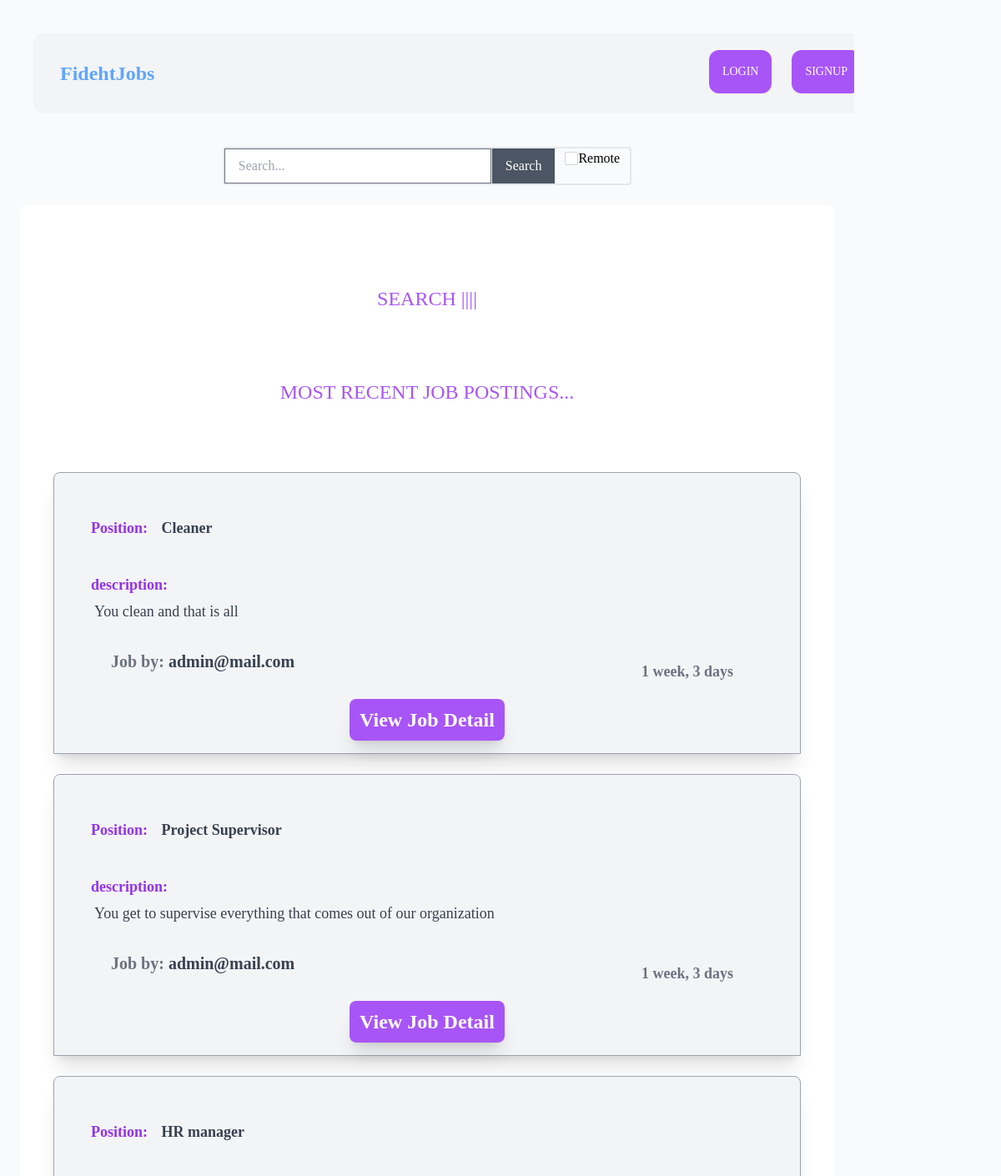
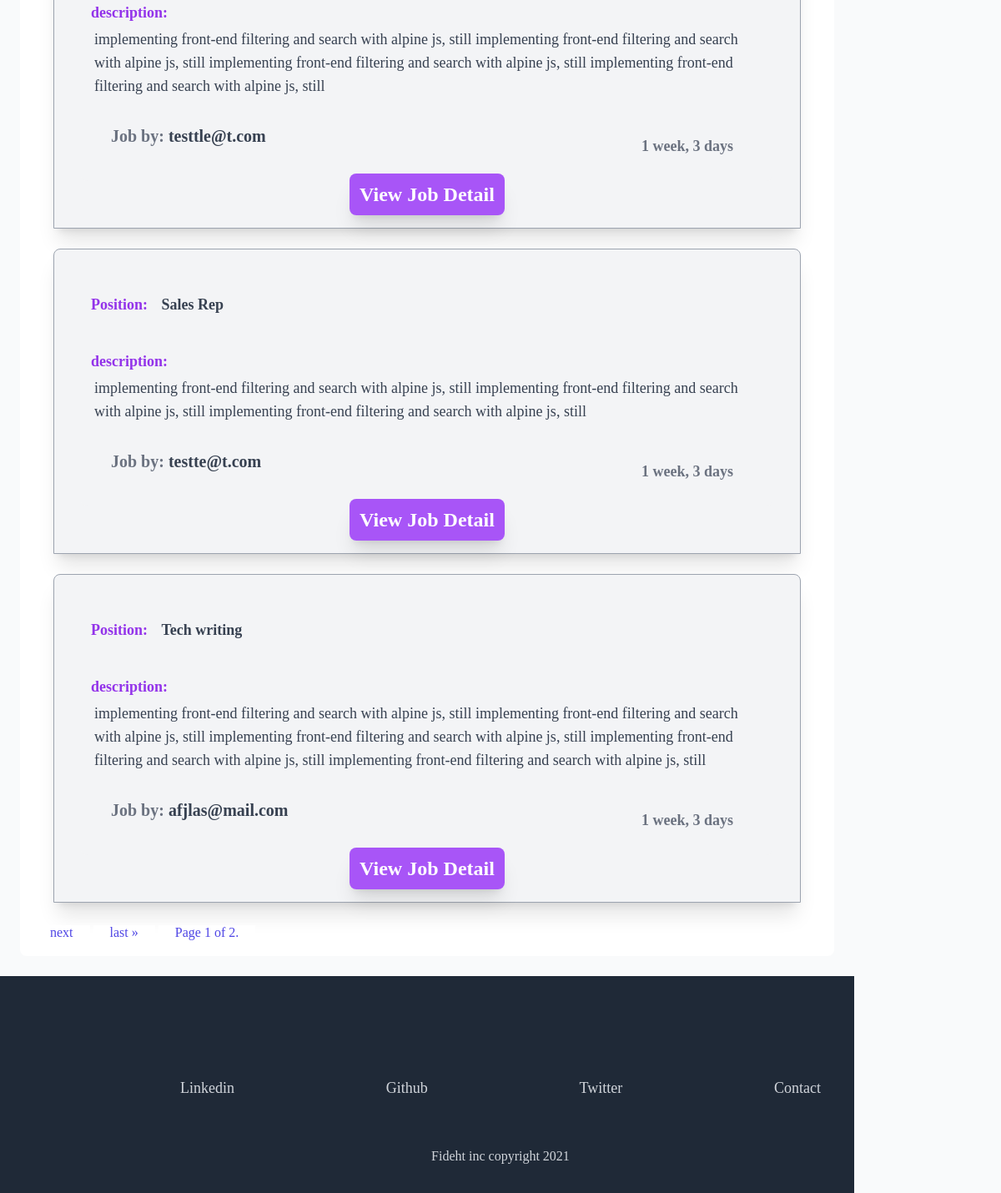
The page /job/fideht/jobs/search/ on the database its author committed (2 pictures, top to bottom).
### apps/job/models.py (models this page shows, shortened)
class Job(models.Model):
    title = models.CharField(max_length=223)
    description = models.TextField()
    detail = models.TextField(blank=True, null=True)
    duration = models.CharField(max_length=200,blank=True, null=True)
    payment_range = models.CharField(max_length=200,blank=True, null=True)
    remote = models.BooleanField(default=False,blank=True, null=True)
    experience = models.CharField(max_length=200,blank=True, null=True)
    created_by = models.ForeignKey(settings.AUTH_USER_MODEL, related_name='jobs',on_delete=models.CASCADE)
    created_on = models.DateTimeField(auto_now_add=True)
    change_at = models.DateTimeField(auto_now=True)

### apps/users/models.py (models this page shows)
class CustomUser(AbstractUser):
    username = None
    email = models.EmailField(_('email address'), unique=True)
    USERNAME_FIELD = 'email'
    REQUIRED_FIELDS = []
    objects = CustomUserManager()
    def __str__(self):
        return self.email

### apps/job/views.py (the view, shortened to what this page needs)
# urls.py: path('fideht/jobs/search/',JobSearch.as_view(),name='search'),
class JobSearch(View,LoginRequiredMixin):
    def get(self, request):
        jobs = Job.objects.all().order_by('-created_on')
        page = Paginator(jobs,5)
        page_number = request.GET.get('page')
        page_obj = page.get_page(page_number)
        return render(request,'job/search.html',{'jobs':jobs,'page_obj':page_obj})

### apps/notification/context_processor.py (called while the page is built)
def get_notifications(request):
    if request.user.is_authenticated:
        read_notifications = request.user.notifications.filter(is_read=True)
        unread_notifications = request.user.notifications.filter(is_read=False)
        context ={
            'read_notifications': read_notifications,
            'unread_notifications': unread_notifications
        }
        return context
    else:
        context ={
            'read_notifications': [],
            'unread_notifications': []
        }
        return context

### apps/job/templates/job/search.html
{% extends 'base.html' %}
{% block content %}
  <div class="flex items-center justify-center ">
    <form hx-post="{% url 'job:search' %}" hx-target="#searchResult" hx-swap="outerHTML">
    <div class="flex border-2 border-gray-200 rounded">
        <input name="query" type="text" class="px-4 py-2 w-80" placeholder="Search...">
        <button type="submit" class="px-4 text-white bg-gray-600 border-l ">Search</button>
        <div class="form-check mx-3">
          Remote
          <input class="form-check-input self-center appearance-none h-4 w-4 border border-gray-300 rounded-sm bg-white checked:bg-purple-600 checked:border-purple-600 focus:outline-none transition duration-200 my-1 align-top bg-no-repeat bg-center bg-contain float-left cursor-pointer" type="checkbox" value="" id="flexCheckDefault3">
        </div>
      </form>
    </div>
  </div>
  {% include 'job/partials/searchresult.html' %}
  {% endblock content %}

### apps/job/templates/job/partials/searchresult.html (shortened to what this page needs)
<div class="bg-white rounded-lg p-4 m-6" id="#searchResult">
    <h2 class="text-purple-500 uppercase text-2xl text-center m-20">Search ||||</h2>
    <h2 class="text-purple-500 uppercase text-2xl text-center m-20">Most recent job postings...</h2>
    {% for job in page_obj %}
        <div class="bg-gray-100 rounded-t-lg font-bold m-6 text-2xl shadow-xl border border-gray-400 py-6 px-8">
            <h2 class="text-lg font-bold text-purple-600 mt-4 p-3">
                Position:
                <span class="text-lg font-semibold text-gray-700 mt-4 p-3">{{ job.title }}</span>
            </h2>
            <h2 class="text-lg font-bold text-purple-600 mt-4 p-3">
            description: <br>
                <p class="text-normal p-1 text-gray-700  font-light ">{{job.description }}</p>
            </h2>
            <footer class="rounded-b-lg bg-gray-100 text-lg text-gray-500 px-8 py-3 flex justify-between">
            <h3 hx-boost="true" class="text-xl text-left p-1  ">Job by:
                <a href="{% url 'users:profile' job.created_by%}" class="font-semiboald cursor-pointer text-gray-700">{% if job.created_by.profile.username %}{{job.created_by.profile.username}} {% else %}{{job.created_by}}{% endif %}</a>
            </h3>
                <p class="m-3 hidden md:block p-1">{{job.created_on|timesince}}</p>
            </footer>
            <div hx-boost class="text-center">
                <a class="mt-4 p-3 bg-purple-500 text-white hover:bg-purple-800 rounded-lg shadow-xl"href="{% url 'job:job-detail' job.pk %}">View Job Detail</a>
            </div>
        </div>
    {% endfor %}
    <div aria-label="Page navigation" class="inline-flex">
        <span class="step-links">
            {% if page_obj.has_next %}
                <a class="h-10 px-5 text-indigo-600 transition-colors duration-150 bg-white focus:shadow-outline hover:bg-indigo-100" hx-get="?page={{ page_obj.next_page_number }}" hx-target="body">next</a>
                <a class="h-10 px-5 text-indigo-600 transition-colors duration-150 bg-white focus:shadow-outline hover:bg-indigo-100"  hx-get="?page={{ page_obj.paginator.num_pages }}" hx-target="body">last &raquo;</a>
            {% endif %}
            <span class="h-10 px-5 text-indigo-600 transition-colors duration-150 bg-white focus:shadow-outline hover:bg-indigo-100">
                Page {{ page_obj.number }} of {{ page_obj.paginator.num_pages }}.
            </span>
        </span>
    </div>
</div>

### rows shown on the page
Job: title "Cleaner", description "You clean and that is all", created_by "admin@mail.com", created_on "1 week, 3 days"
Job: title "Project Supervisor", description "You get to supervise everything that comes out of our organization", created_by "admin@mail.com", created_on "1 week, 3 days"
Job: title "HR manager", description "implementing front-end filtering and search with alpine js, still implementing front-end filtering and search with alpine js, still implementing front-end filtering and search with alpine js, still implementing front-end filtering and search with alpine js, still", created_by "testtle@t.com", created_on "1 week, 3 days"
Job: title "Sales Rep", description "implementing front-end filtering and search with alpine js, still implementing front-end filtering and search with alpine js, still implementing front-end filtering and search with alpine js, still", created_by "testte@t.com", created_on "1 week, 3 days"
Job: title "Tech writing", description "implementing front-end filtering and search with alpine js, still implementing front-end filtering and search with alpine js, still implementing front-end filtering and search with alpine js, still implementing front-end filtering and search with alpine js, still implementing front-end filtering and search with alpine js, still", created_by "afjlas@mail.com", created_on "1 week, 3 days"

### other values the page prints
{{ page_obj.number }} "1"
{{ page_obj.paginator.num_pages }} "2"
